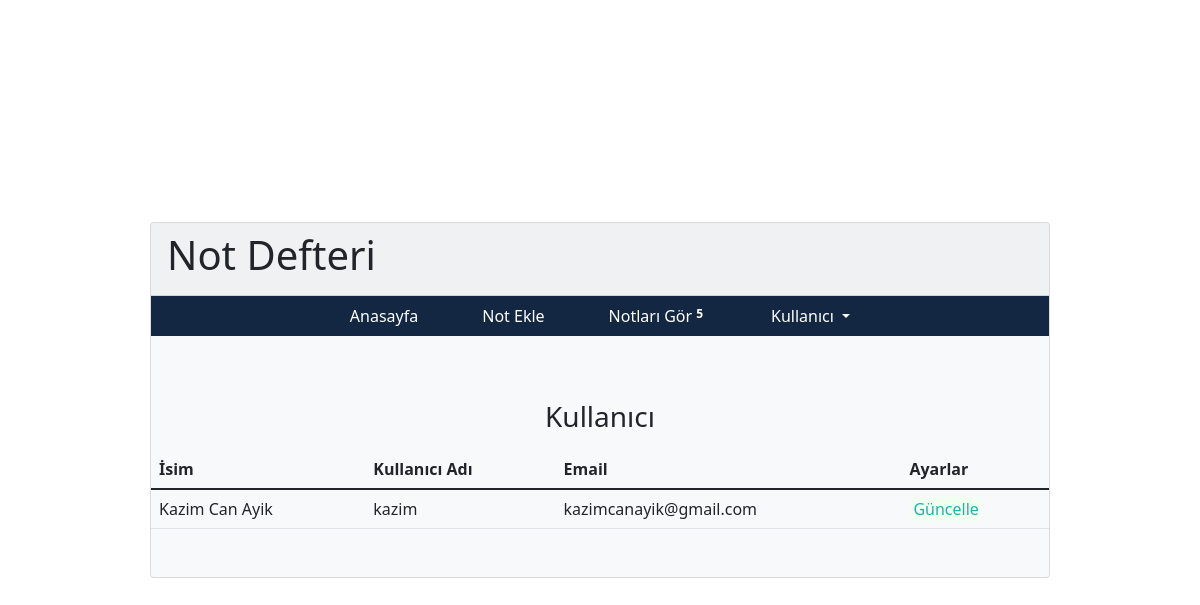
The app's page /kullanicilar.php (signed in) with its own data.
### tables this page shows
CREATE TABLE `kullanici_tablosu` (
  `contact_id` int(11) NOT NULL COMMENT 'Primary Key',
  `name` varchar(255) NOT NULL,
  `kullanici_adi` varchar(255) NOT NULL,
  `email` varchar(255) NOT NULL,
  `sifre` varchar(255) NOT NULL
);

### kullanicilar.php (the view, shortened to what this page needs)
<html>
<head>
<link rel="stylesheet" href="style.css">
</head>
<body class="d-flex justify-content-center align-items-center">
  <div class="w-75 Card bg-light">
      <div class = "card-header d-flex  d-flex justify-content-between">
				<h1 class="text-dark"> Not Defteri</h1>
			</div>
      <?php include_once 'menu-main.php';?><br><br>
      <h3 class="my-3 text-center">Kullanıcı</h3>
    <table class="table mb-5 p-5">
      <thead>
        <tr>
          <th><strong>İsim</strong></th>
          <th><strong>Kullanıcı Adı</strong></th>
          <th><strong>Email</strong></th>
          <th>Ayarlar</th>
        </tr>
      </thead>
      <tbody>
        <?php
        require_once 'db.php';
        $profileid = $_SESSION['contact_id'];
        $query = "SELECT * FROM kullanici_tablosu WHERE contact_id='$profileid'";
        $result = mysqli_query($con, $query);
        if (!$result || mysqli_num_rows($result) != 1) {
          echo '<tr><td colspan="4">User not found.</td></tr>';
        } else {
          $row = mysqli_fetch_assoc($result);
          ?>
          <tr>
            <td><?php echo $row["name"];?></td>
            <td><?php echo $row["kullanici_adi"];?></td>
            <td><?php echo $row["email"];?></td>
            <td>
              <a href="profilguncelle.php?editProfile=<?php echo $row["contact_id"]; ?>" id="edt">Güncelle</a>
            </td>
          </tr>
          <?php
        }
        ?>
      </tbody>
    </table>
  </div>
</body>
</html>

### style.css (style rules this page uses)
body { background-image: url("resim.jpg"); background-repeat: no-repeat; background-size: cover; }
table.viewtabl td.ev a#del ,a#edt { background: honeydew; padding: 1px 2px; text-align: center; border-radius: 2px; text-decoration: none; margin: 2px 2px; color: lightseagreen; }

### records on screen
kullanici_tablosu: name "Kazim Can Ayik", kullanici_adi "kazim", email "kazimcanayik@gmail.com"

### other values on screen
$row "5"
